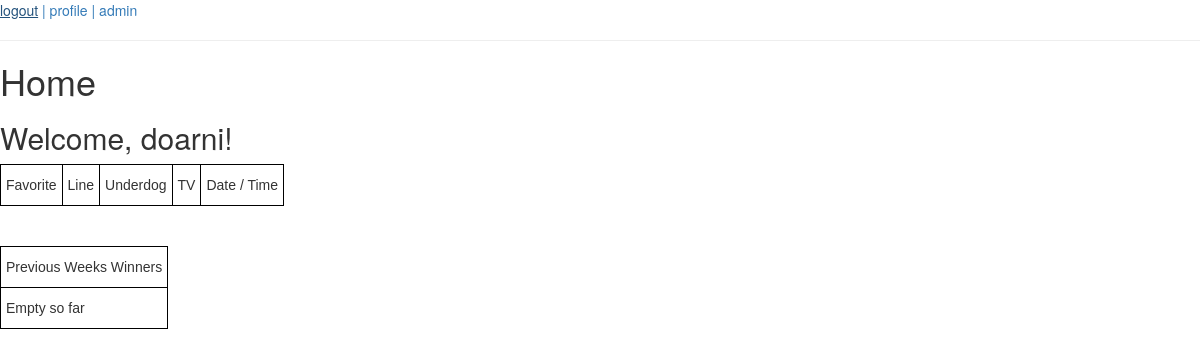
Page / (signed in) on the earlier database version.
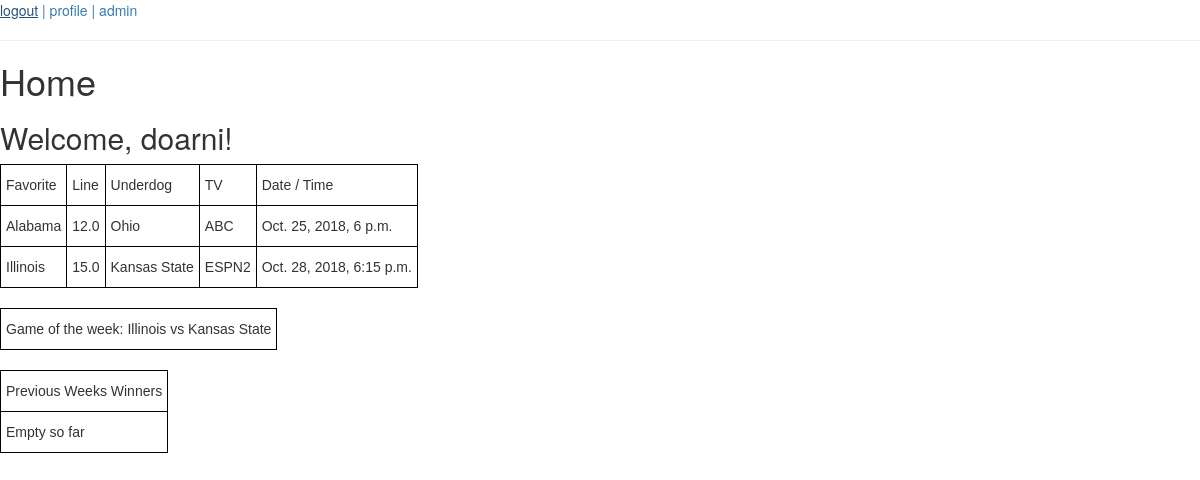
Same page on the later database version.
### pool/models.py (models this page shows, shortened)
class Game(models.Model):
    id = models.IntegerField(primary_key=True)
    favorite_id = models.ForeignKey(Team, on_delete=models.CASCADE, related_name='favorite_id')
    underdog_id = models.ForeignKey(Team, on_delete=models.CASCADE, related_name='underdog_id')
    home_id = models.ForeignKey(Team, on_delete=models.CASCADE, related_name='home_id')
    tv = models.CharField(max_length=12)
    date_time = models.DateTimeField()
    spread = models.FloatField()
    is_game_of_week = models.BooleanField(default=False)
    underdog_score = models.IntegerField(null=True, blank=True)
    favorite_score = models.IntegerField(null=True, blank=True)
    is_tie_breaker = models.BooleanField(default=False)
    def __str__(self):
        return "{} vs {}".format(self.favorite_id.name, self.underdog_id.name)

class Team(models.Model):
    id = models.IntegerField(primary_key=True)
    name = models.CharField(max_length=64)
    class Meta:
        ordering = ["id"]

### pool/views.py (the view)
# urls.py: 2. Add a URL to urlpatterns:  path('', views.home, name='home')
@login_required
def home(request):
    table_headers = ['Favorite', 'Line', 'Underdog', 'TV', 'Date / Time']
    games = Game.objects.filter(date_time__range=(
        mondayOfSameWeek(timezone.now()), # lastWeek(timezone.now())
        sundayOfSameWeek(timezone.now())  # lastWeek(timezone.now())
    ))
    game_ids = []
    for game in games:
        game_ids.append(game.id)
    bets = Bet.objects.filter(game_id__in=game_ids)
    for bet in bets:
        print(str(bet))
    return render(
        request, 'home.html',
        {
            'games': Game.objects.filter(date_time__range=(
                        mondayOfSameWeek(timezone.now()),
                        sundayOfSameWeek(timezone.now())
                     )).order_by('date_time'),
            'table_headers': table_headers
        }
    )

### pool/models.py (called while the page is built)
    def __str__(self):
        return "{} ({} {})".format(
            self.user_id.username,
            str(self.game_id),
            self.game_id.date_time
        )

### pool/views.py (called while the page is built)
def mondayOfSameWeek(dt):
    i =    stripTime(dt)
    j =      i.weekday()
    return i - timedelta(days=j)

def stripTime(dt):
    return datetime(dt.year, dt.month, dt.day, tzinfo=dt.tzinfo)

def sundayOfSameWeek(dt):
    i =    stripTime(dt)
    j =  6 - i.weekday()
    k =  i + timedelta(days=j)
    return datetime(k.year, k.month, k.day, 23, 59, 59, 999999, k.tzinfo)

### pool/templates/home.html (shortened to what this page needs)
{% extends 'base.html' %}
{% block content %}
    <h1>Home</h1>
    <h2>Welcome, {{ user.username }}!</h2>
    <div>
        <table class="tg">
            <tr>
                {% for header in table_headers %}
                    <th class="tg-s268">{{ header }}</th>
                {% endfor %}
            </tr>
            {% for game in games %}
                <tr>
                    <td class="tg-s268">{{ game.favorite_id.name }}</td>
                    <td class="tg-s268">{{ game.spread }}</td>
                    <td class="tg-s268">{{ game.underdog_id.name }}</td>
                    <td class="tg-s268">{{ game.tv }}</td>
                    <td class="tg-s268">{{ game.date_time }}</td>
                </tr>
            {% endfor %}
        </table>
    	<br>
    </div>
    <div>
        <table class="tg">
            {% for game in games %}
                {% if game.is_game_of_week %}
                    <tr><th class="tg-s268">Game of the week: {{ game }}</th></tr>
                {% endif %}
            {%  endfor %}
        </table>
    	<br>
    </div>
	<div>
		<table class="tg">
			<tr>
				<th class="tg-s268">Previous Weeks Winners</th>
			</tr>
			<tr>
				<td class="tg-s268">Empty so far</td>
			</tr>
		</table>
		<br>
	</div>
{% endblock %}

Differences in the rows shown:
added Game: favorite_id.name "Alabama", spread "12.0", underdog_id.name "Ohio", tv "ABC", date_time "Oct. 25, 2018, 6 p.m."
added Game: favorite_id.name "Illinois", spread "15.0", underdog_id.name "Kansas State", tv "ESPN2", date_time "Oct. 28, 2018, 6:15 p.m.", favorite_id+underdog_id "Illinois vs Kansas State"
